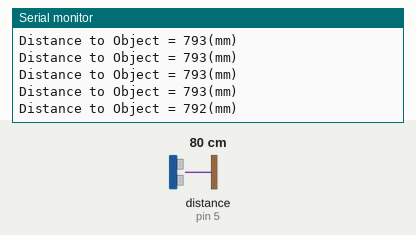
A sketch run on a simulated Arduino Uno, built with avr-gcc and run on an emulated ATmega328P. Parts: the last lines printed to the serial monitor. Wiring (inferred from the names in the program): ultrasonic range finder: trigger pin 4; echo pin 5. Inputs (shaded band) come from the test bench; at power-on: distance to the obstacle (sensor on pin 5) 80 cm. The echo pulse lasts 58.3 µs per cm.

Above: at 1.2 s.
1.3 s: distance to the obstacle (sensor on pin 5) set to 250 cm
At 1.4 s:
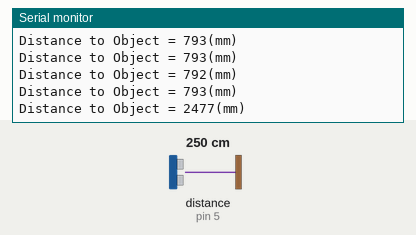
4.3 s: distance to the obstacle (sensor on pin 5) set to 2 cm
At 4.39 s:
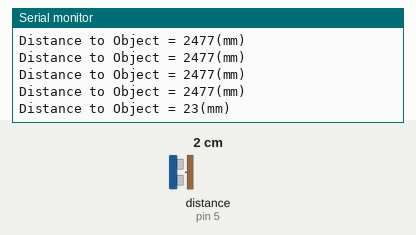
5.8 s: distance to the obstacle (sensor on pin 5) set to 35 cm
At 5.81 s:
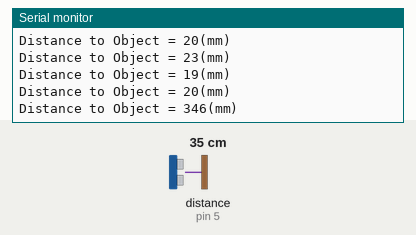
8.8 s: distance to the obstacle (sensor on pin 5) set to 250 cm
At 8.9 s:
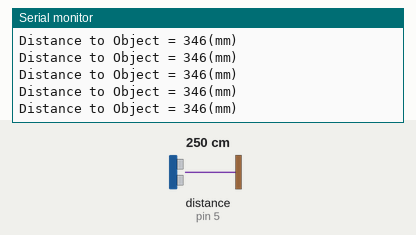
Timing chart, 0 to 11.8 s (numbered marks = the images above; inputs shaded):
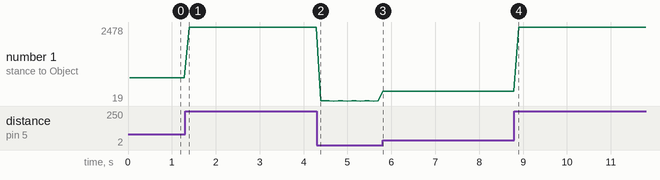

Measured:
- after the input at 1.3 s, the serial monitor: prints a new line after 0.10 s (image 1)
- after the input at 4.3 s, the serial monitor: prints a new line after 0.09 s (image 2)
- after the input at 5.8 s, the serial monitor: prints a new line at once (image 3)
- plotted number 1: 793 → 2477 after the input at 1.3 s, 2477 → 20 after the input at 4.3 s, 20 → 346 after the input at 5.8 s, 346 → 2477 after the input at 8.8 s

The sketch:

UltraSonic.ino
```cpp
unsigned long u_start;
unsigned long u_stop;

void setup()
{
  pinMode(4, OUTPUT); // HC-SR04 Trig 입력
  pinMode(5, INPUT); // HC-SR04 Echo 입력
  digitalWrite(4,LOW); // Trig LOW
  delay(10); // 10ms delay
  Serial.begin(9600); // 9600 Baud Rate
  Serial.println("Mesure Distance with HC-SR04");
  Serial.println(); // Start Message Print
}

void trig(void)
{
  digitalWrite(4, HIGH);
  u_start = micros();
  while((micros() - u_start) <= 10 );
  digitalWrite(4, LOW);
}

unsigned long echo(void)
{
  while(digitalRead(5) == LOW);
  u_start = micros();
  while( digitalRead(5) == HIGH);
  u_stop = micros();
  unsigned long echo = u_stop - u_start;
  return echo;
}
void loop()
{
  trig();

  unsigned long echo_time = echo();

  unsigned long dist = 17 * echo_time / 100;
  Serial.print("Distance to Object = ");
  Serial.print(dist, DEC);
  Serial.println("(mm)");
  delay(100);
}
```
